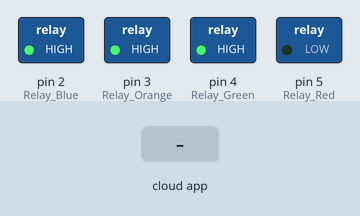
This sketch was run on a simulated Arduino Uno, built with avr-gcc and run on an emulated ATmega328P. Parts: switched loads named in the sketch (green lamp = pin HIGH). The test bench sets the inputs (shaded band). The ROS host is connected and sends only what is stated.

Above: at 6.2 s.
6.3 s: the phone or cloud app sets RemoteControlStatus to 1
At 8.8 s:
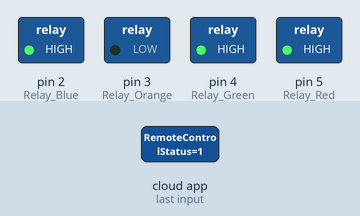
9.5 s: the phone or cloud app sets ConnectionStatus to 1
At 10.4 s:
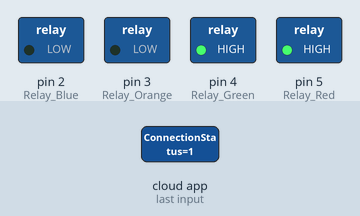
11.5 s: the phone or cloud app sets AutonomyStatus to 1
At 13.2 s:
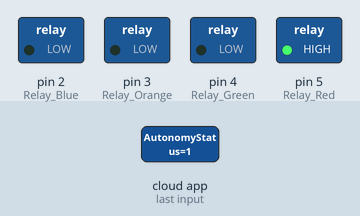
13.5 s: the phone or cloud app sets StopStatus to 1
At 14.8 s:
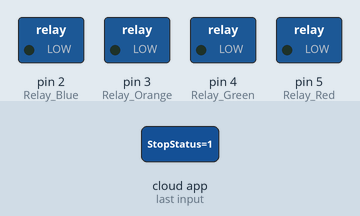
16.5 s: the phone or cloud app sets RemoteControlStatus to 0
At 18.2 s:
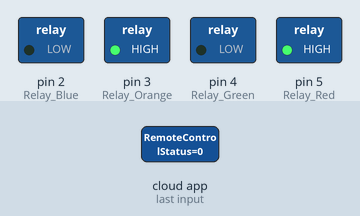
18.5 s: the phone or cloud app sets ConnectionStatus to 0
At 20.9 s:
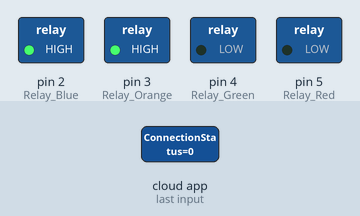
Timing chart, 0 to 24.5 s (numbered marks = the images above; inputs shaded):
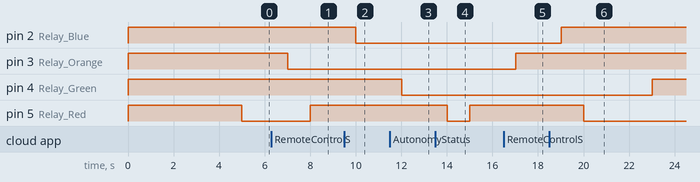

The sketch:

StatusLight.ino
```cpp
// WAM-V Light controller
// Version 2.0
// Last Updated: September 14, 2018
// Owner: James Controller

// Libraries
#include <ros.h>
#include <stdio.h>
#include <std_msgs/Bool.h>

// Set the Arduino Parameters
#define RELAY_ON 0
#define RELAY_OFF 1
#define Relay_Red  5 // swapped blue and red
#define Relay_Orange  3
#define Relay_Green  4 // Not right pin as autonomy does not light up
#define Relay_Blue  2

// Define Global Variable for Red
bool all_stop = 1;

// Define global for connection loss
// If light has not received any messages in the last *MAX_TIME* seconds, signal red light
#define MAX_TIME 3 // max time limit
int done = 0;


// Setup Subscribers
void teleop (const std_msgs::Bool& isTeleop){

  std_msgs::Bool yellow_light = isTeleop;

  done = 0;

  // Tell Yellow Light if it should be on
  if (yellow_light.data){
    all_stop = 0;
    digitalWrite(Relay_Orange, RELAY_ON);// set the Relay ON
  } else {
    digitalWrite(Relay_Orange, RELAY_OFF);// set the Relay OFF
  }
}

void connection (const std_msgs::Bool& isConnected){

  std_msgs::Bool blue_light = isConnected;

  done = 0;

  // Tell Blue Light if it should be on
  if (blue_light.data) {
    digitalWrite(Relay_Blue, RELAY_ON);// set the Relay ON
  } else {
    digitalWrite(Relay_Blue, RELAY_OFF);// set the Relay OFF
    all_stop = 1;
  }
}

void autonomous (const std_msgs::Bool& isAuto){

  std_msgs::Bool green_light = isAuto;

  done = 0;

  // Tell Green Light if it should be on
  if (green_light.data){
    digitalWrite(Relay_Green, RELAY_ON);// set the Relay ON
    all_stop = 0;
  }else{
    digitalWrite(Relay_Green, RELAY_OFF);// set the Relay OFF
  }
}

void stop_signal (const std_msgs::Bool& stopped){

  std_msgs::Bool red_light = stopped;
  if (all_stop) {
    red_light.data = 1;
  }

  done = 0;

  // Tell Blue Light if it should be on
  if (red_light.data) {
    digitalWrite(Relay_Red, RELAY_ON);// set the Relay ON
  } else {
    digitalWrite(Relay_Red, RELAY_OFF);// set the Relay OFF
  }
}

// ROS Input
ros::NodeHandle nh;
ros::Subscriber<std_msgs::Bool> sub1("RemoteControlStatus", &teleop);
ros::Subscriber<std_msgs::Bool> sub2("ConnectionStatus", &connection);
ros::Subscriber<std_msgs::Bool> sub3("AutonomyStatus", &autonomous);
ros::Subscriber<std_msgs::Bool> sub4("StopStatus", &stop_signal);

// Setup Sequence
void setup() {
//-------( Initialize Pins so relays are inactive at reset)----
  digitalWrite(Relay_Red, RELAY_OFF);
  digitalWrite(Relay_Orange, RELAY_OFF);
  digitalWrite(Relay_Green, RELAY_OFF);
  digitalWrite(Relay_Blue, RELAY_OFF);

//---( THEN set pins as outputs )----
  pinMode(Relay_Red, OUTPUT);
  pinMode(Relay_Orange, OUTPUT);
  pinMode(Relay_Green, OUTPUT);
  pinMode(Relay_Blue, OUTPUT);
  delay(5000);
  nh.initNode();
  nh.subscribe(sub1);
  nh.subscribe(sub2);
  nh.subscribe(sub3);
  nh.subscribe(sub4);

}

// Run Loop
void loop(){
  double random = 125;

  // If more time than *MAX_TIME* has passed since last message received, set all stop to true
  // to signal that robot is no longer connected and disable any other lights
  if(done >= MAX_TIME){
    all_stop = 1;
    digitalWrite(Relay_Orange, RELAY_OFF);
    digitalWrite(Relay_Green, RELAY_OFF);
    digitalWrite(Relay_Blue, RELAY_OFF);
  } else {
    done++;
  }

  if (all_stop) {
    digitalWrite(Relay_Red, RELAY_ON);// set the Relay ON
  } else {
    digitalWrite(Relay_Red, RELAY_OFF);// set the Relay OFF
  }
  nh.spinOnce();
  delay(1000);
}
```

Measured:
- after the input at 6.3 s, pin 3 (Relay_Orange): HIGH → LOW after 0.71 s; pin 5 (Relay_Red): LOW → HIGH after 1.7 s
- after the input at 9.5 s, pin 2 (Relay_Blue): HIGH → LOW after 0.51 s; pin 3 (Relay_Orange): stays LOW (without the input it goes to HIGH after 1.5 s); pin 5 (Relay_Red): stays HIGH (without the input it goes to LOW after 1.5 s)
- after the input at 11.5 s, pin 4 (Relay_Green): HIGH → LOW after 0.51 s
- after the input at 13.5 s, pin 2 (Relay_Blue), pin 3 (Relay_Orange), pin 4 (Relay_Green): stays LOW (without the input it goes to HIGH after 2.5 s); pin 5 (Relay_Red): HIGH → LOW after 0.51 s instead of 2.5 s
- after the input at 16.5 s, pin 2 (Relay_Blue), pin 4 (Relay_Green): stays LOW (without the input it goes to HIGH after 1.5 s); pin 3 (Relay_Orange): LOW → HIGH after 0.52 s instead of 1.5 s; pin 5 (Relay_Red): stays HIGH (without the input it goes to LOW after 1.5 s)
- after the input at 18.5 s, pin 2 (Relay_Blue): LOW → HIGH after 0.52 s instead of 2.5 s; pin 4 (Relay_Green): LOW → HIGH after 4.5 s instead of 2.5 s; pin 5 (Relay_Red): HIGH → LOW after 1.5 s instead of 2.5 s
